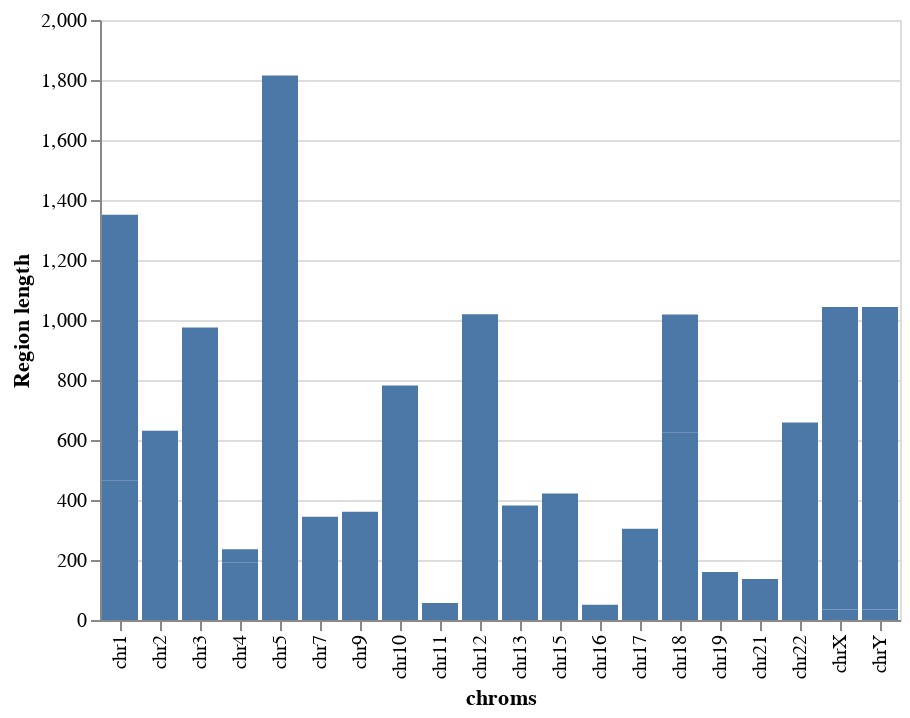

The cell this chart's notebook holds for it:
### Markdown cell above
## Bedfile lengths per chrom

### Code cell
telobed = pd.read_csv('../data/processed/hg38_igv_manual.bed', sep='\t', names=['chrom', 'start', 'end'])
telobed['diff'] = telobed['end'] - telobed['start']

telobedplot = alt.Chart(telobed).mark_bar().encode(
        alt.X('chrom:N', axis=alt.Axis(title='chroms'), sort=chr_array),
        alt.Y('diff:Q', axis=alt.Axis(title='Region length'))
)

telobedplot

### Figure 1 — Vega-Lite specification as saved in the notebook (floating-point values rounded to 4 significant figures)
{"$schema": "https://vega.github.io/schema/vega-lite/v2.6.0.json", "config": {"view": {"height": 300, "width": 400}}, "data": {"values": [{"chrom": "chr10", "diff": 427, "end": 10428, "start": 10001}, {"chrom": "chr10", "diff": 355, "end": 133787422, "start": 133787067}, {"chrom": "chr11", "diff": 57, "end": 135076622, "start": 135076565}, {"chrom": "chr12", "diff": 583, "end": 10584, "start": 10001}, {"chrom": "chr12", "diff": 436, "end": 133265309, "start": 133264873}, {"chrom": "chr13", "diff": 382, "end": 114354328, "start": 114353946}, {"chrom": "chr15", "diff": 422, "end": 101981189, "start": 101980767}, {"chrom": "chr16", "diff": 51, "end": 10052, "start": 10001}, {"chrom": "chr17", "diff": 304, "end": 83247441, "start": 83247137}, {"chrom": "chr18", "diff": 626, "end": 10630, "start": 10004}, {"chrom": "chr18", "diff": 392, "end": 80263285, "start": 80262893}, {"chrom": "chr19", "diff": 160, "end": 58607616, "start": 58607456}, {"chrom": "chr1", "diff": 466, "end": 10467, "start": 10001}, {"chrom": "chr1", "diff": 885, "end": 248946422, "start": 248945537}, {"chrom": "chr21", "diff": 137, "end": 46699983, "start": 46699846}, {"chrom": "chr22", "diff": 658, "end": 50808468, "start": 50807810}, {"chrom": "chr2", "diff": 410, "end": 10589, "start": 10179}, {"chrom": "chr2", "diff": 221, "end": 242183529, "start": 242183308}, {"chrom": "chr3", "diff": 975, "end": 10977, "start": 10002}, {"chrom": "chr4", "diff": 191, "end": 10196, "start": 10005}, {"chrom": "chr4", "diff": 45, "end": 190204555, "start": 190204510}, {"chrom": "chr5", "diff": 1815, "end": 11816, "start": 10001}, {"chrom": "chr7", "diff": 240, "end": 10241, "start": 10001}, {"chrom": "chr7", "diff": 104, "end": 159335973, "start": 159335869}, {"chrom": "chr9", "diff": 361, "end": 10362, "start": 10001}, {"chrom": "chrX", "diff": 35, "end": 10037, "start": 10002}, {"chrom": "chrX", "diff": 1008, "end": 156030895, "start": 156029887}, {"chrom": "chrY", "diff": 35, "end": 10037, "start": 10002}, {"chrom": "chrY", "diff": 1008, "end": 57217415, "start": 57216407}]}, "encoding": {"x": {"axis": {"title": "chroms"}, "field": "chrom", "sort": ["chr1", "chr2", "chr3", "chr4", "chr5", "chr6", "chr7", "chr8", "chr9", "chr10", "chr11", "chr12", "chr13", "chr14", "chr15", "chr16", "chr17", "chr18", "chr19", "chr20", "chr21", "chr22", "chrX", "chrY", "chrM"], "type": "nominal"}, "y": {"axis": {"title": "Region length"}, "field": "diff", "type": "quantitative"}}, "mark": "bar"}
